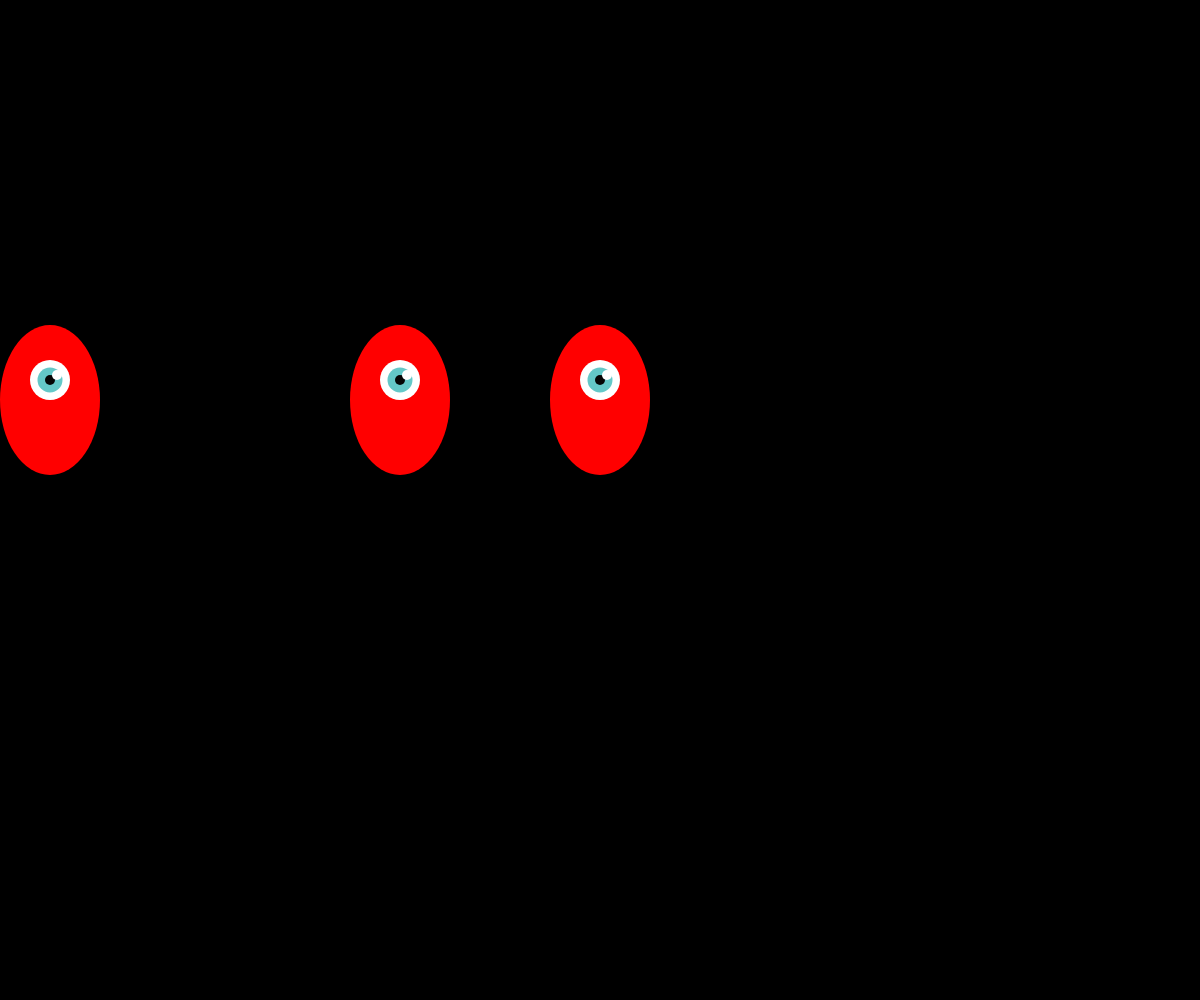
Frame 1 (no input)
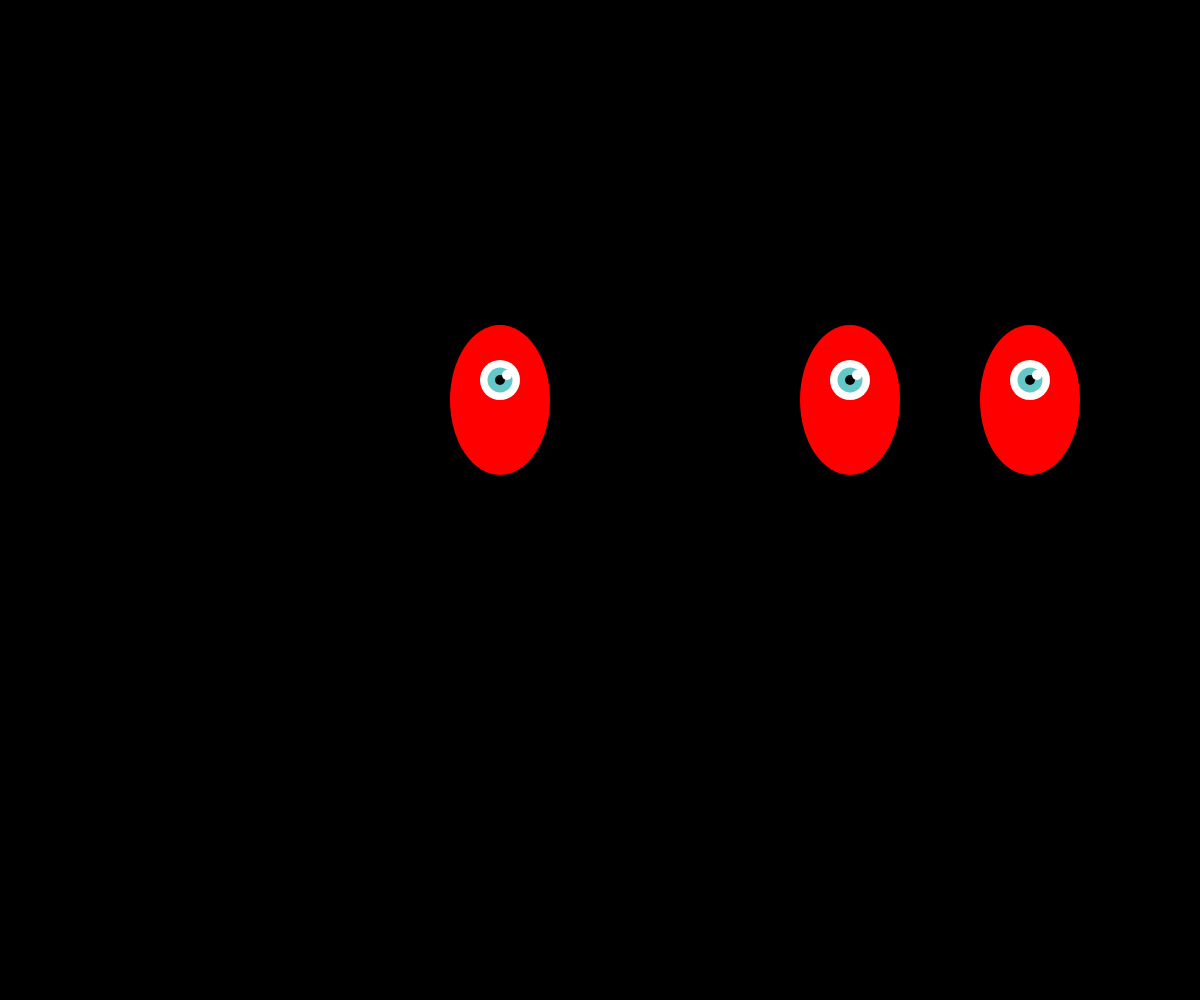
Frame 60 (no input)
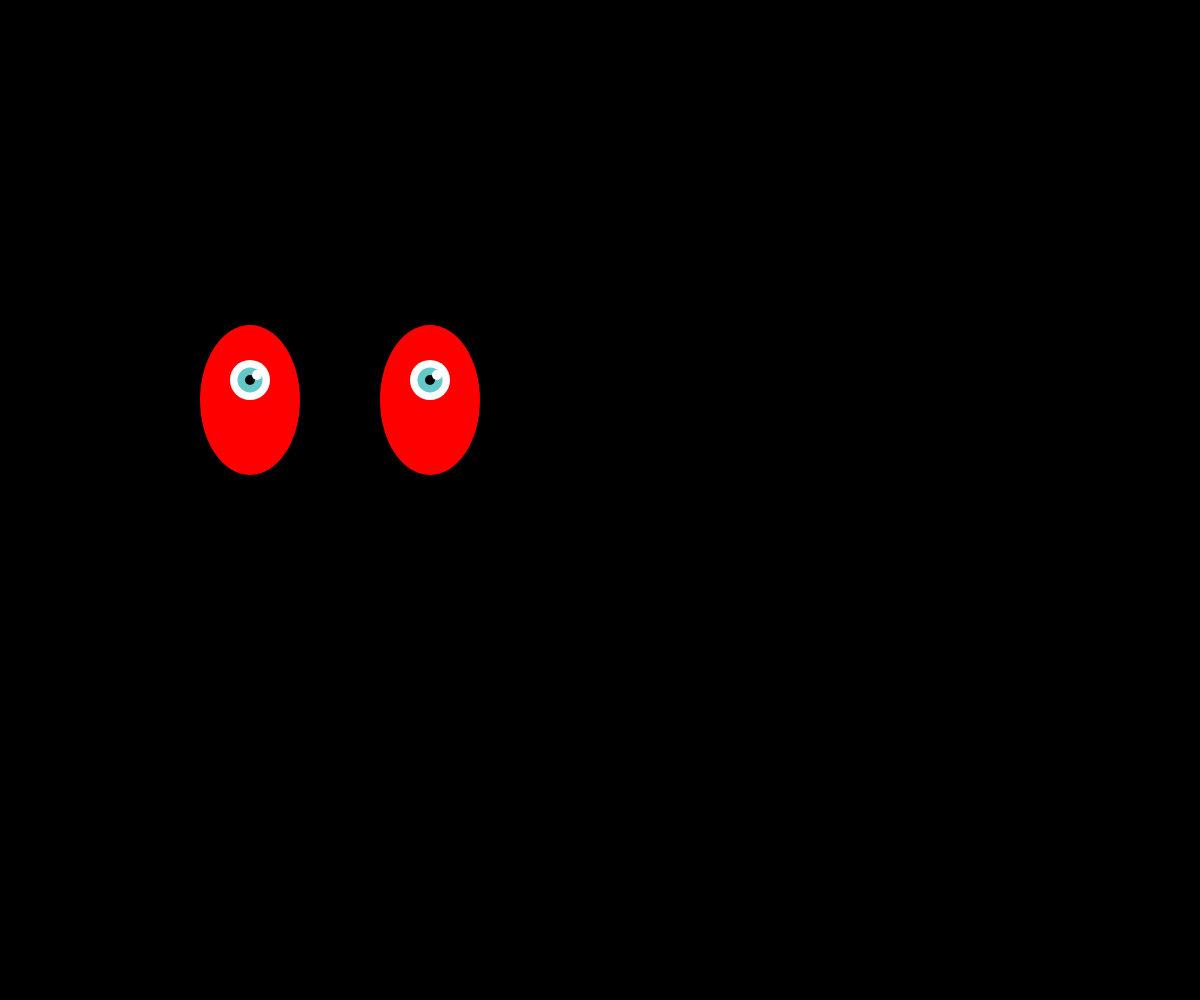
Frame 120 (the mouse pressed at the canvas centre since frame 60)

The p5.js sketch that drew these frames (run headless with seeded random() and noise() and a simulated clock; from frame 60 on, the mouse is pressed at the canvas centre):

// p5.js sketch
// ── sketch.js


var monster = [{xpos: 400, ypos: 400, width: 100, height: 150, xspeed: 5, yspeed: 5},
              {xpos: 50, ypos: 400, width: 100, height: 150, xspeed: 5, yspeed: 5},
              {xpos: 600, ypos: 400, width: 100, height: 150, xspeed: 5, yspeed: 5}
              ];
var collision = false;

function setup() {
  var cnv = createCanvas(windowWidth, windowHeight);

}

function draw() {
background(0,0,0);
stroke(0,0,0,0);

drawMonster();

moveMonster();
}

function windowResized() {
  resizeCanvas(windowWidth, windowHeight);
}

function drawMonster(){
  drawBody();
  drawEyes();

}

function drawBody(){
  fill(255,0,0);

  var n = 0;

  while(n < monster.length){

    ellipse(monster[n].xpos, monster[n].ypos, monster[n].width, monster[n].height);

    n += 1;
  }
}

function drawEyes(){
  //white portion
  var n = 0;

  while(n < monster.length){

  fill(255,255,255);
  ellipse(monster[n].xpos,monster[n].ypos - 20,monster[n].width - 60,monster[n].height - 110);
  //retina
  fill(100,200,200);
  ellipse(monster[n].xpos,monster[n].ypos - 20,monster[n].width - 75,monster[n].height - 125);
  //pupil
  fill(5,5,5);
  ellipse(monster[n].xpos,monster[n].ypos - 20,monster[n].width - 90,monster[n].height - 140);
  //refliction from light source
  fill(255,255,255);
  ellipse(monster[n].xpos + 7,monster[n].ypos - 25,monster[n].width - 90,monster[n].height - 140);

  n +=1;
  }
}

function moveMonster(){
  var v = 0;

  while (v < monster.length){
    if(monster[v].xpos + monster[v].width > windowWidth){
      collision = true;
    }
    if(monster[v].ypos + monster[v].height > windowHeight){
      collision = true;
    }
    if(monster[v].xpos + monster[v].width < 0){
      collision = true;
    }
    if(monster[v].ypos + monster[v].height < 0){
      collision = true;
    }

    if(collision === true){
      monster[v].xpos += monster[v].xspeed*-1;
      monster[v].xpos += monster[v].yspeed*-1;

      collison = false;
    }else{
      monster[v].xpos += monster[v].xspeed;
      monster[v].xpos += monster[v].yspeed;
    }
    v += 1;
  }
}
